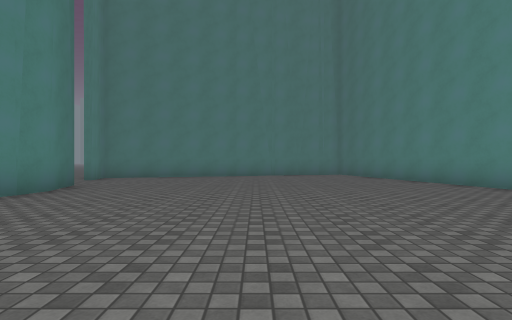
[1] (above)

14 first-person views from a walk through a Unity game level. The camera is 1.2 m above the floor, looks level and sees 80° across. The floor is counted in squares, 2 m on a side. Each view is taken from the middle of a square. On the plan, view 1 faces up. The plan holds only what a view shows up to about 9 squares ahead; the rest is blank. The place goes on beyond the plan. The player is left out. Surface patterns are stand-ins for the level's own textures.

[2]
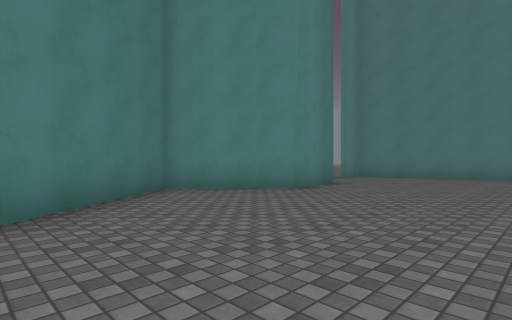

[3]
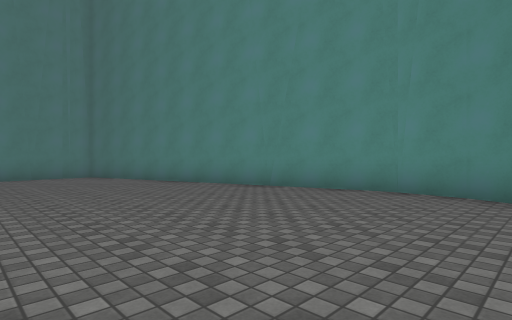

[4]
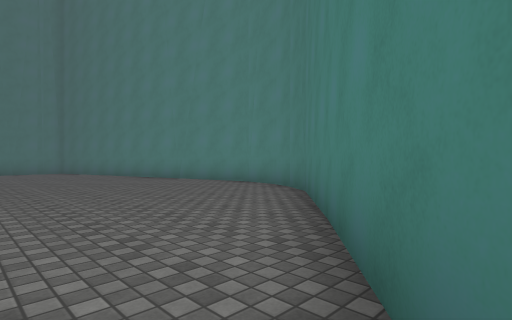

[5]
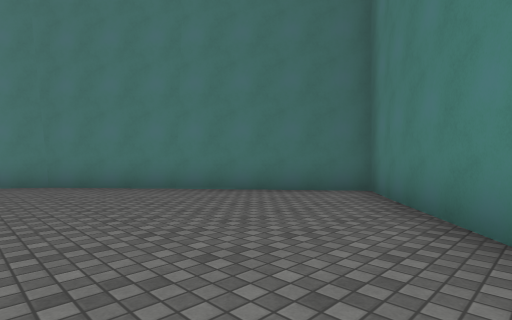

[6]
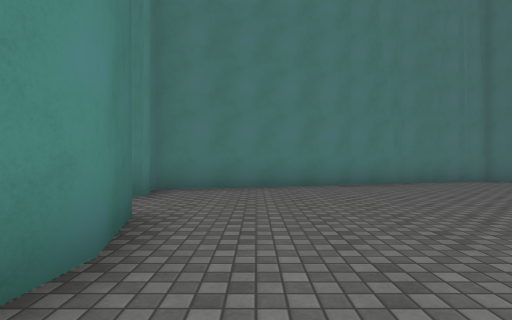

[7]
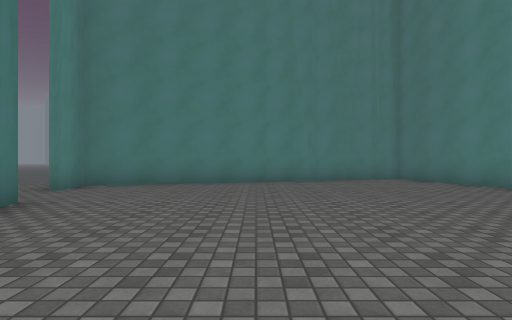

[8]
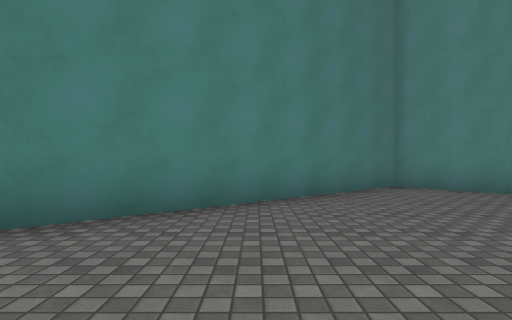

[9]
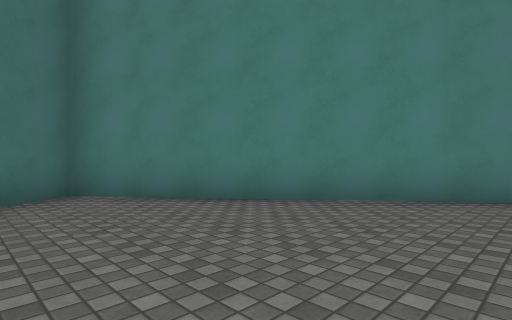

[10]
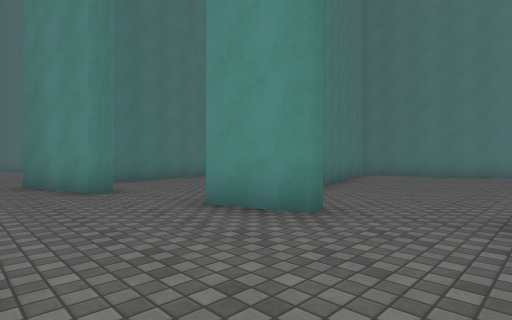

[11]
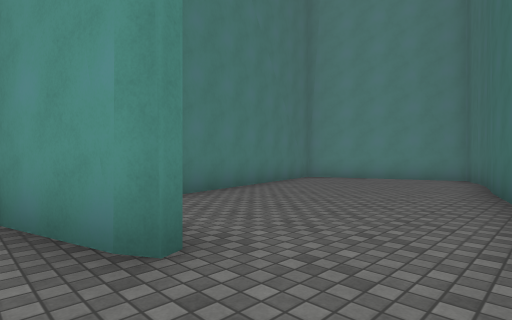

[12]
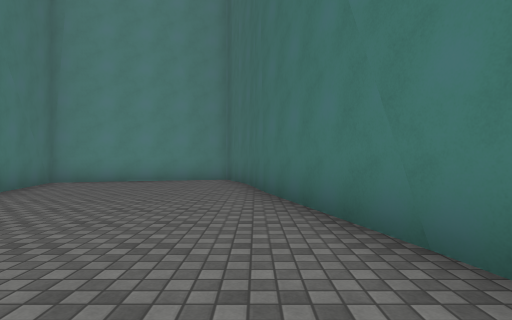

[13]
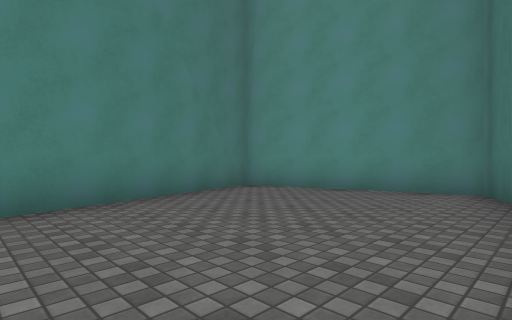

[14]
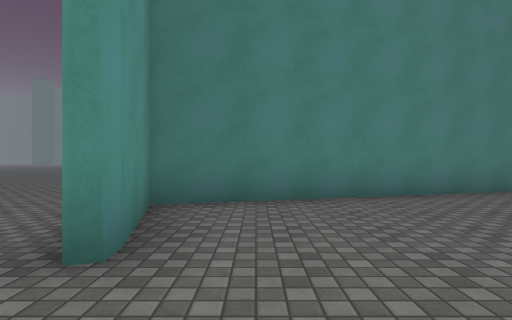

### Floor plan
Points are (right, up) in squares from view 1. A wall is a line through its corners. A room is listed if a view was taken in it or the views show most of it. See-through windows are left out.
Room 1 (views 1, 2, 3, 4, 5, 6, 7, 8, 9)
walls: (5.8, 3.8) (3.4, 12.5) (-5, 10.1) (-4.8, 9.2); (5.9, 3) (5.8, 3.9); (5.7, 2) (5.9, 3.3); (-4.4, 7.4) (-4, 5.9) (-4.1, 5.2) (-4.4, 4.3) (-5.8, 3.1) (-0.3, -3.8) (4.9, 0.4); (4.8, 0.4) (5.4, 1.3) (5.7, 2.1)
ways out: opening at (-4, 8.5) to room 2
Room 2 (views 10, 11)
walls: (-5.3, 9.3) (-5.6, 10.5); (-5.1, 8.9) (-5.3, 9.4); (-6.1, 12.7) (-6.3, 13.1); (-6.2, 12.9) (-6.9, 15.4)
ways out: opening at (-4, 8.5) to room 1; opening at (-5.5, 11.5) to room 3
Room 3 (views 12, 13, 14)
walls: (-5.9, 13.2) (-5.9, 12.7); (-4.5, 10.7) (3.4, 12.8) (2.3, 16.7) (2, 17.4) (-6.3, 15.1) (-5.8, 13.1)
ways out: opening at (-5.5, 11.5) to room 2

Positions as (right, up) in squares from view 1, and headings:
1: (0, 0), facing up
2: (0, 0), facing up-left
3: (0, 1), facing up-right
4: (0, -3), facing up-right
5: (-3, 2), facing down-right
6: (-3, 4), facing up
7: (-1, 3), facing up
8: (1, 0), facing left
9: (1, 2), facing down-left
10: (-8, 7), facing up-right
11: (-7, 11), facing up-right
12: (-6, 12), facing right
13: (-3, 12), facing up-right
14: (-5, 11), facing up
